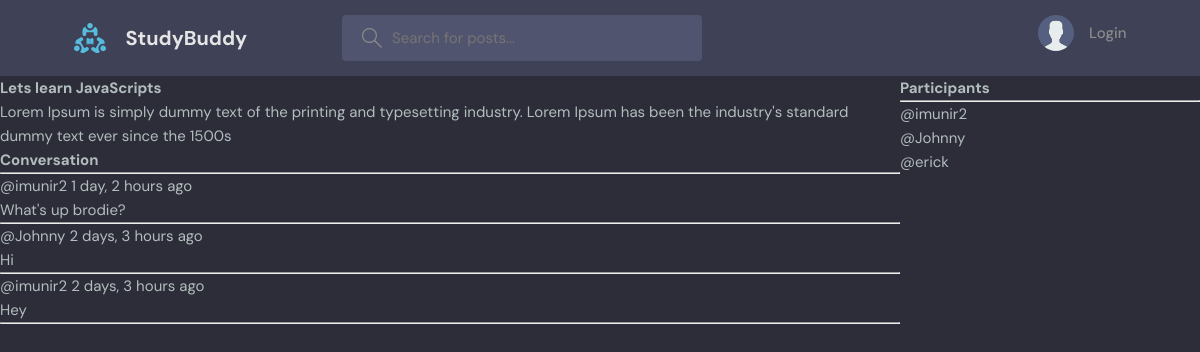
/room/1, run on the app's committed database.
### base/models.py (models this page shows, shortened)
class Room(models.Model):
    host = models.ForeignKey(User, on_delete=models.SET_NULL, null=True)
    topic = models.ForeignKey(Topic, on_delete=models.SET_NULL, null=True)
    name = models.CharField(max_length=200)
    description = models.TextField(null=True, blank=True)
    participants = models.ManyToManyField(User, related_name='participants', blank=True)
    updated = models.DateTimeField(auto_now=True)
    created = models.DateTimeField(auto_now_add=True)
    class Meta:
        ordering = ['-updated', '-created']

class Message(models.Model):
    user = models.ForeignKey(User, on_delete=models.CASCADE)
    room = models.ForeignKey(Room, on_delete=models.CASCADE)
    body = models.TextField()
    updated = models.DateTimeField(auto_now=True)
    created = models.DateTimeField(auto_now_add=True)
    class Meta:
        ordering = ['-updated', '-created']

### base/views.py (the view, shortened to what this page needs)
# urls.py: path('room/<str:pk>', views.room, name="room"),
def room(request, pk):
    room = Room.objects.get(id=pk)
    room_messages = room.message_set.all()
    participants = room.participants.all()
    context = {'room': room, 'room_messages': room_messages, 'participants': participants}
    return render(request, 'base/room.html', context)

### base/templates/base/room.html (shortened to what this page needs)
{% extends 'main.html' %}
{% block content %}
<div class="room-container">
    <div>
        <h1>{{room.name}}</h1>
        <p>{{room.description}}</p>
        <div class="comment-wrapper">
            <h3>Conversation</h3>
            <hr>
            {% for message in room_messages %}
                <div>
                    <small>@{{message.user}}  {{message.created|timesince}} ago </small>
                    <p>{{message.body}}</p>
                    <hr>
                </div>
            {% endfor %}
        </div>
    </div>
    <div>
        <h3>Participants</h3>
        <hr>
        {% for user in participants %}
            <div>
                <p>@{{user.username}}</p>
            </div>
        {% endfor %}
    </div>
</div>
{% endblock %}

### static/styles/style.css (style rules this page uses)
:root { --color-main: #71c6dd; --color-main-light: #e1f6fb; --color-dark: #3f4156; --color-dark-medium: #51546e; --color-dark-light: #696d97; --color-light: #e5e5e5; --color-gray: #8b8b8b; --color-light-gray: #b2bdbd; --color-bg: #2d2d39; --color-success: #5dd693; --color-error: #fc4b0b; }
* { font-family: "DM Sans", -apple-system, BlinkMacSystemFont, "Segoe UI", Roboto, Oxygen, Ubuntu, Cantarell, "Open Sans", "Helvetica Neue", sans-serif; margin: 0; padding: 0; box-sizing: border-box; text-rendering: optimizeLegibility; font-size: inherit; }
html { font-size: 56.25%; }
@media only screen and (min-width: 1200px) { html { font-size: 62.5%; } }
body { line-height: 1.6; font-weight: 400; font-size: 1.5rem; color: var(--color-light-gray); background-color: var(--color-bg); min-height: 100vh; }

### base/templates/base/room.html (style rules this page uses)
.room-container { display: grid; grid-template-columns: 3fr 1fr; }

### data on the page
Room: name "Lets learn JavaScripts", description "Lorem Ipsum is simply dummy text of the printing and typesetting industry. Lorem Ipsum has been the industry's standard dummy text ever since the 1500s"
Message: user "imunir2", created "1 day, 2 hours", body "What's up brodie?"
Message: user "Johnny", created "2 days, 3 hours", body "Hi"
Message: user "imunir2", created "2 days, 3 hours", body "Hey"

### other printed values
{{ user.username }} "imunir2"
{{ user.username }} "Johnny"
{{ user.username }} "erick"
